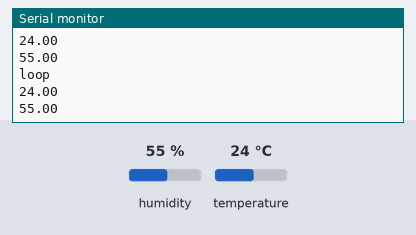
A sketch run on a simulated Arduino Uno, built with avr-gcc and run on an emulated ATmega328P. Shown: the last lines printed to the serial monitor. The inputs (shaded band) are chosen by the test bench; at power-on: humidity 55 %, temperature 24 °C.

Above: at 2.8 s.
2.9 s: humidity set to 22 %
At 4.5 s:
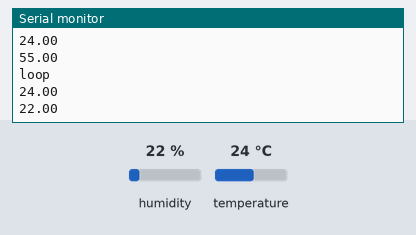
5.6 s: temperature set to 12 °C
At 6.8 s:
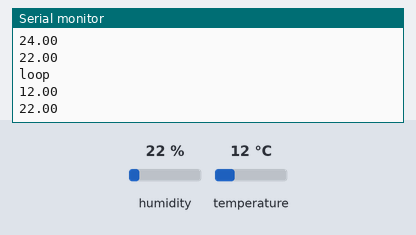
8.3 s: humidity set to 40 %
At 11.1 s:
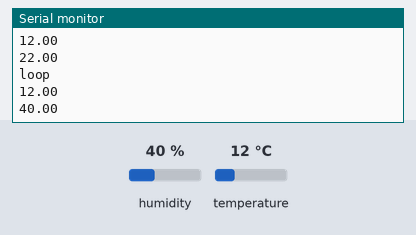
Timing chart, 0 to 12.6 s (numbered marks = the images above; inputs shaded):
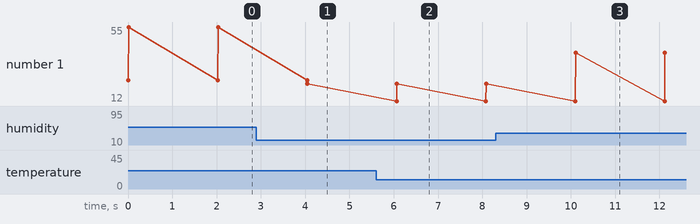

The sketch:

zigbee_tran_2.ino
```cpp
#include<SoftwareSerial.h>

#include<DHT.h>

#define DHTPIN 8
#define DHTTYPE 22

DHT dht(DHTPIN, DHTTYPE);

int group = 3;

SoftwareSerial mySerial(10, 11); //Rx, Tx

void setup() {
  // put your setup code here, to run once:
  Serial.begin(38400);
  mySerial.begin(38400);
  dht.begin();
  Serial.println("begin");
}

void loop() {
  float temp = dht.readTemperature();
  float hum = dht.readHumidity();
  Serial.println("loop");

  mySerial.println("Group: " + String(group));
  Serial.println(temp);
  mySerial.println("Nhiet do: " + String(temp));
  Serial.println(hum);
  mySerial.println("Do am: " + String(hum));
  delay(2000);
}
```

Measured:
- after the input at 2.9 s, the serial monitor: prints a new line after 1.2 s (image 1)
- after the input at 5.6 s, the serial monitor: prints a new line after 0.46 s (image 2)
- after the input at 8.3 s, the serial monitor: prints a new line after 1.8 s (image 3)
- plotted number 1: 55 → 22 after the input at 2.9 s, 22 → 40 after the input at 8.3 s
